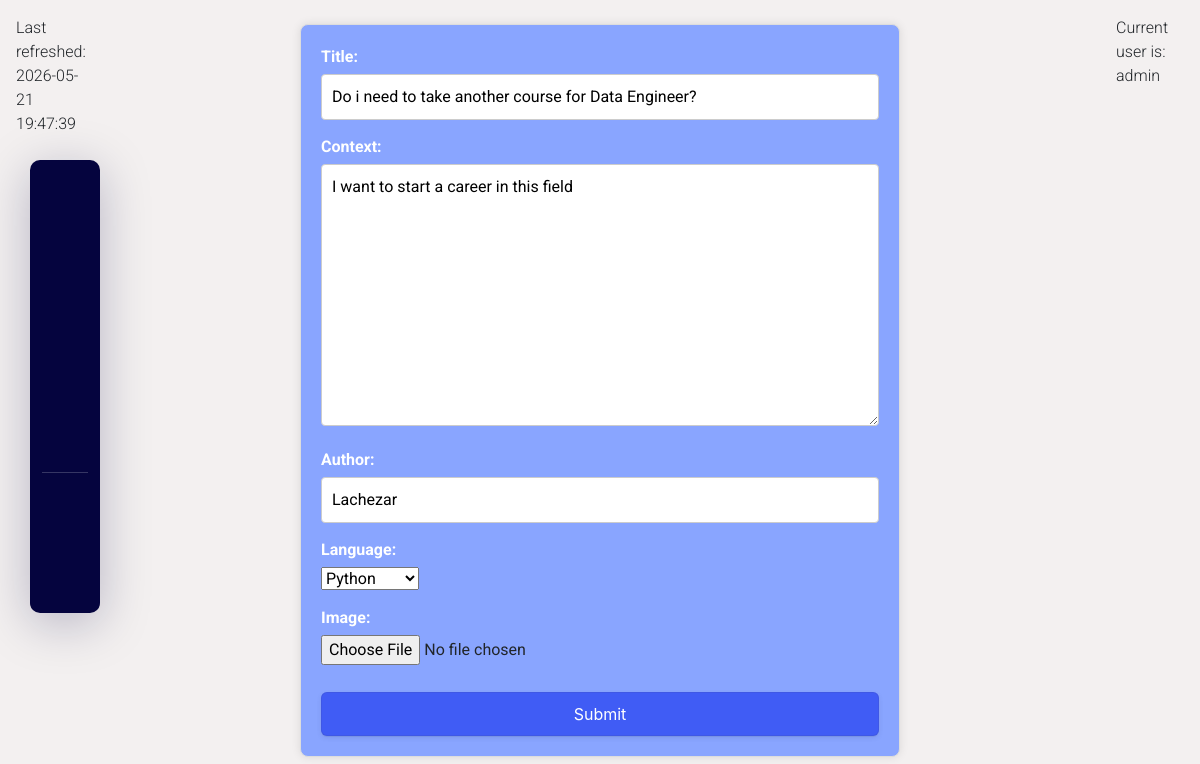
/post/edit/14 (signed in), run on the app's committed database.
### forum/models.py (models this page shows, shortened)
class PostBaseModel(models.Model):
    title = models.CharField(
        max_length=100
    )
    context = models.TextField()
    author = models.CharField(
        max_length=30
    )
    created_at = models.DateTimeField(
        auto_now_add=True,
        blank=True,
        null=True
    )
    language = models.CharField(
        choices=LanguageChoices.choices,
        default=LanguageChoices.OTHER
    )
    image = models.ImageField(
        upload_to='media_files',
        null=True,
        blank=True
    )

### forum/views.py (the view)
# urls.py: path('edit/<int:pk>',views.EditPostView.as_view(),name='edit-post'),
class EditPostView(UpdateView):
    model = PostBaseModel
    template_name = 'edit-post.html'
    success_url = reverse_lazy('dashboard')
    def get_form_class(self):
        if self.request.user.is_authenticated:
            return modelform_factory(PostBaseModel,fields='__all__')
        return modelform_factory(PostBaseModel,fields=('context',))

### forum/templatetags/current_time.py (called while the page is built)
@register.simple_tag(name='current_time')
def get_current_time(format_time='%Y-%m-%d %H:%M:%S'):
    return datetime.now().strftime(format_time)

### forum/templatetags/user_info.py (called while the page is built)
@register.inclusion_tag('username_info.html')
def user_info(user):
    return {
        'user':user.username
    } if user.is_authenticated else {'user':'Anonymous'}

### templates/edit-post.html (shortened to what this page needs)
{% extends 'base.html' %}
{% block content %}
    <form method="post" enctype="multipart/form-data">
        {{ form }}
        <button class="button-9">Submit</button>
    </form>
{% endblock %}

### templates/username_info.html
<div>
    Current user is: {{ user }}
</div>

### static/css/posts.css (style rules this page uses)
body { font-family: "Roboto", sans-serif; font-weight: 300; font-style: normal; background-color: #f3f0f0; margin: 0; padding: 0; }

### static/css/nav.css (style rules this page uses)
*, *:after, *:before { box-sizing: border-box; }

### static/css/forms.css (style rules this page uses)
form { width: 100%; max-width: 600px; margin: 0 auto; padding: 20px; background-color: #89a5ff; border: 1px solid #ddd; border-radius: 8px; box-shadow: 0 0 10px rgba(0, 0, 0, 0.1); }
form div { margin-bottom: 15px; }
form label { display: block; color: #fff; font-weight: bold; margin-bottom: 5px; }
form input[type="text"], form textarea { width: 100%; padding: 10px; font-size: 16px; border: 1px solid #ccc; border-radius: 4px; }
form textarea { resize: vertical; }
.button-9 { appearance: button; backface-visibility: hidden; background-color: #405cf5; border-radius: 6px; border-width: 0; box-shadow: rgba(50, 50, 93, .1) 0 0 0 1px inset,rgba(50, 50, 93, .1) 0 2px 5px 0,rgba(0, 0, 0, .07) 0 1px 1px 0; box-sizing: border-box; color: #fff; cursor: pointer; font-family: -apple-system,system-ui,"Segoe UI",Roboto,"Helvetica Neue",Ubuntu,sans-serif; font-size: 100%; height: 44px; line-height: 1.15; margin: 12px 0 0; outline: none; overflow: hidden; padding: 0 25px; position: relative; text-align: center; text-transform: none; transform: translateZ(0); transition: all .2s,box-shadow .08s ease-in; user-select: none; -webkit-user-select: none; touch-action: manipulation; width: 100%; }

### data on the page
PostBaseModel: title "Do i need to take another course for Data Engineer?", context "I want to start a career in this field", author "Lachezar", language "Python"

### other printed values
{{ user }} "admin"
